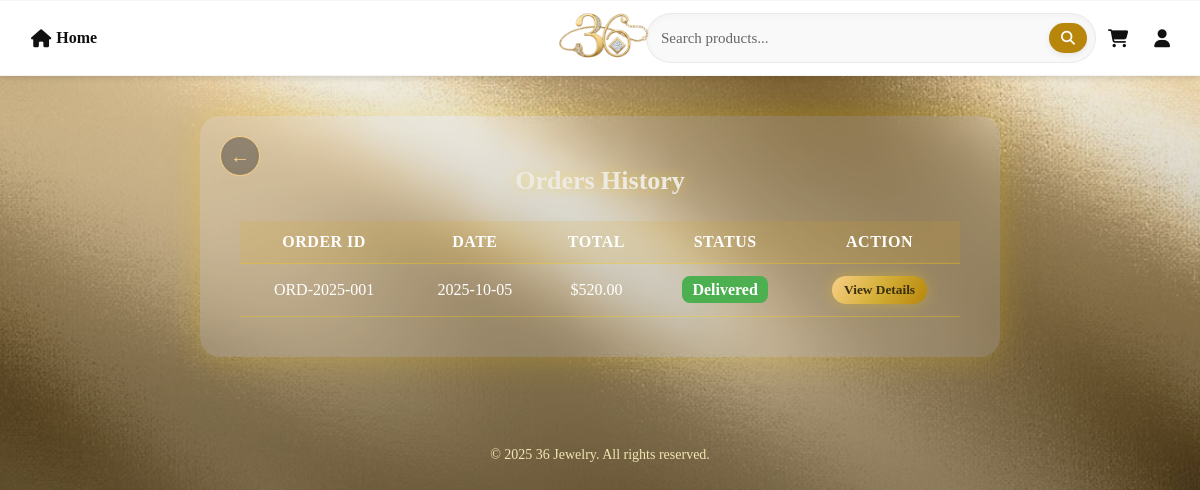
Page /User/users/history.php (signed in) on the committed database.
### tables this page shows
CREATE TABLE `orders` (
  `id` int(11) NOT NULL AUTO_INCREMENT,
  `order_number` varchar(50) NOT NULL,
  `customer_id` int(11) NOT NULL,
  `order_date` date NOT NULL,
  `total_amount` decimal(15,2) DEFAULT 0.00,
  `status` enum('Pending','Processed','Delivered','Cancelled') DEFAULT 'Pending',
  PRIMARY KEY (`id`),
  UNIQUE KEY `order_number` (`order_number`),
  KEY `customer_id` (`customer_id`),
  CONSTRAINT `orders_ibfk_1` FOREIGN KEY (`customer_id`) REFERENCES `customers` (`id`) ON DELETE CASCADE
);

### User/users/history.php (the view, shortened to what this page needs)
<?php
require_once __DIR__ . '/../../config/config.php';
$user_id = (int)$_SESSION['user_id'];
$stmt = $conn->prepare("SELECT id FROM customers WHERE user_id = ?");
$stmt->bind_param("i", $user_id);
$stmt->execute();
$result = $stmt->get_result();
$customer = $result->fetch_assoc();
if (!$customer) {
    $orders = [];
} else {
    $customer_id = $customer['id'];
    $stmt = $conn->prepare("SELECT id, order_number, order_date, total_amount, status FROM orders WHERE customer_id = ? ORDER BY order_date DESC");
    $stmt->bind_param("i", $customer_id);
    $stmt->execute();
    $orders = $stmt->get_result()->fetch_all(MYSQLI_ASSOC);
}
$link_home    = BASE_URL . 'User/indexprofile.php';
$link_cart    = BASE_URL . 'User/users/cart.php';
$link_profile = BASE_URL . 'User/users/profile.php';
?>
<!DOCTYPE html>
<html lang="en">
<head>
<link rel="stylesheet" href="https://cdnjs.cloudflare.com/ajax/libs/font-awesome/6.4.0/css/all.min.css">
</head>
<body>
<header class="header-container">
  <div class="search-bar">
    <div class="left">
      <a href="<?= $link_home ?>" class="home-btn"><i class="fas fa-home"></i> Home</a>
    </div>
    <div class="center">
      <a href="<?= $link_home ?>">
        <img src="<?= IMG_URL ?>36-logo.png" alt="Jewelry Store Logo" class="header-logo">
      </a>
      <div class="search-box">
        <input type="text" id="search-input" placeholder="Search products...">
        <button onclick="doSearch()">
          <i class="fas fa-search"></i>
        </button>
      </div>
    </div>
    <div class="right">
      <a href="<?= $link_cart ?>" class="icon-link"><i class="fas fa-shopping-cart"></i></a>
      <a href="<?= $link_profile ?>" class="icon-link"><i class="fas fa-user"></i></a>
    </div>
  </div>
</header>
<main class="main-content">
  <button class="back-button" onclick="window.history.back();">&#8592;</button>
  <section class="orders-section">
    <h2>Orders History</h2>
    <?php if (empty($orders)): ?>
      <p style="color:white; text-align:center;">You have no orders yet.</p>
    <?php else: ?>
      <table class="orders-table">
        <thead>
          <tr>
            <th>Order ID</th>
            <th>Date</th>
            <th>Total</th>
            <th>Status</th>
            <th>Action</th>
          </tr>
        </thead>
        <tbody>
          <?php foreach ($orders as $order): ?>
            <?php
              $order_date = date('Y-m-d', strtotime($order['order_date']));
              $status_class = '';
              $status_text = '';
              switch ($order['status']) {
                  case 'Delivered': $status_class = 'completed'; $status_text = 'Delivered'; break;
              }
            ?>
            <tr>
              <td><?= htmlspecialchars($order['order_number']) ?></td>
              <td><?= $order_date ?></td>
              <td>$<?= number_format($order['total_amount'], 2) ?></td>
              <td><span class="status <?= $status_class ?>"><?= $status_text ?></span></td>
              <td><button class="view-details-btn" data-order-id="<?= $order['id'] ?>">View Details</button></td>
            </tr>
          <?php endforeach; ?>
        </tbody>
      </table>
    <?php endif; ?>
  </section>
</main>
<footer class="footer">
  <p>&copy; 2025 36 Jewelry. All rights reserved.</p>
</footer>
</body>
</html>

### rows in the picture
orders: order_number "ORD-2025-001", order_date "2025-10-05", total_amount "520.00", status "Delivered"
